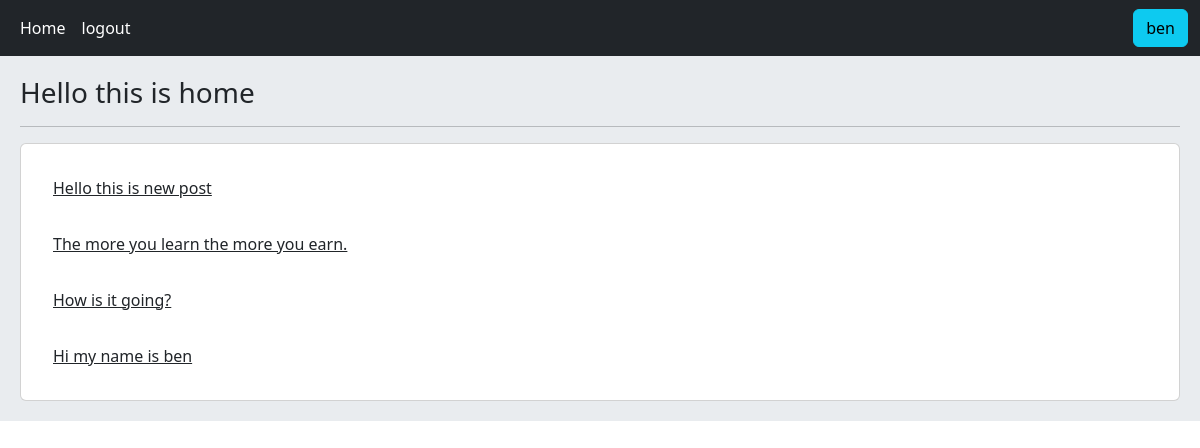
/ (signed in), run on the app's committed database.
### home/models.py (models this page shows, shortened)
class Post(models.Model):
    user = models.ForeignKey(User, on_delete=models.CASCADE, related_name='posts')
    body = models.TextField()
    slug = models.SlugField()
    created = models.DateTimeField(auto_now_add=True)
    updated = models.DateTimeField(auto_now=True)
    class Meta:
        ordering = ['-created']
    def get_absolute_url(self):
        return reverse('home:post_detail', args=(self.id, self.slug))

### home/views.py (the view)
# urls.py: path('', views.HomeView.as_view(), name='home'),
class HomeView(View):
    def get(self, request):
        posts = Post.objects.all()
        return render(request, 'home/index.html', {'posts': posts})

### home/templates/home/index.html
{% extends 'base.html' %}
{% block content %}
	<h3>Hello this is home</h3>
	<hr>
	<div class="card p-3">
		{% for post in posts %}
			<a href="{{ post.get_absolute_url }}" class="card-body">{{ post.body|truncatewords:8 }}</a>
		{% endfor %}
	</div>
{% endblock %}

### templates/inc/navbar.html
<nav class="navbar navbar-expand-lg bg-dark navbar-dark">
  <div class="container-fluid">
    <div class="navbar-nav col-11">
      <a class="nav-link active" href="{% url 'home:home' %}">Home</a>
			{% if not request.user.is_authenticated %}
      <a class="nav-link active" href="{% url 'account:user_register' %}">Register</a>
      <a class="nav-link active" href="{% url 'account:user_login' %}">Login</a>
				</div>
			{% else %}
      	<a class="nav-link active" href="{% url 'account:user_logout' %}">logout</a>
				</div>
				<div class="col-1 d-flex justify-content-end">
					<a class="btn btn-info" href="{% url 'account:user_profile' request.user.id %}">{{ request.user.username }}</a>
				{% endif %}
		</div>
  </div>
</nav>

### data on the page
Post: body "Hello this is new post"
Post: body "The more you learn the more you earn."
Post: body "How is it going?"
Post: body "Hi my name is ben"

### other printed values
{{ request.user.username }} "ben"
